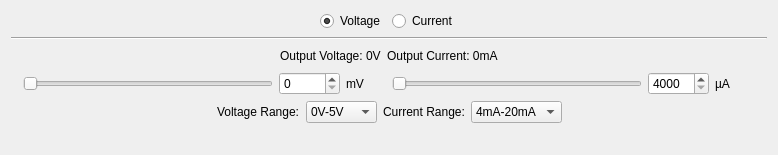
<?xml version="1.0" encoding="UTF-8"?>
<ui version="4.0">
 <class>IndustrialAnalogOut</class>
 <widget class="QWidget" name="IndustrialAnalogOut">
  <property name="geometry">
   <rect>
    <x>0</x>
    <y>0</y>
    <width>778</width>
    <height>155</height>
   </rect>
  </property>
  <property name="windowTitle">
   <string>Form</string>
  </property>
  <layout class="QVBoxLayout" name="verticalLayout">
   <item>
    <layout class="QHBoxLayout" name="horizontalLayout_2">
     <item>
      <spacer name="horizontalSpacer">
       <property name="orientation">
        <enum>Qt::Horizontal</enum>
       </property>
       <property name="sizeHint" stdset="0">
        <size>
         <width>40</width>
         <height>20</height>
        </size>
       </property>
      </spacer>
     </item>
     <item>
      <widget class="QRadioButton" name="radio_voltage">
       <property name="text">
        <string>Voltage</string>
       </property>
       <property name="checked">
        <bool>true</bool>
       </property>
      </widget>
     </item>
     <item>
      <widget class="QRadioButton" name="radio_current">
       <property name="text">
        <string>Current</string>
       </property>
      </widget>
     </item>
     <item>
      <spacer name="horizontalSpacer_2">
       <property name="orientation">
        <enum>Qt::Horizontal</enum>
       </property>
       <property name="sizeHint" stdset="0">
        <size>
         <width>40</width>
         <height>20</height>
        </size>
       </property>
      </spacer>
     </item>
    </layout>
   </item>
   <item>
    <widget class="Line" name="line">
     <property name="orientation">
      <enum>Qt::Horizontal</enum>
     </property>
    </widget>
   </item>
   <item>
    <layout class="QHBoxLayout" name="horizontalLayout_4">
     <item>
      <spacer name="horizontalSpacer_7">
       <property name="orientation">
        <enum>Qt::Horizontal</enum>
       </property>
       <property name="sizeHint" stdset="0">
        <size>
         <width>40</width>
         <height>20</height>
        </size>
       </property>
      </spacer>
     </item>
     <item>
      <widget class="QLabel" name="label_voltage">
       <property name="text">
        <string>Output Voltage: 0V</string>
       </property>
      </widget>
     </item>
     <item>
      <widget class="QLabel" name="label_current">
       <property name="text">
        <string>Output Current: 0mA</string>
       </property>
      </widget>
     </item>
     <item>
      <spacer name="horizontalSpacer_8">
       <property name="orientation">
        <enum>Qt::Horizontal</enum>
       </property>
       <property name="sizeHint" stdset="0">
        <size>
         <width>40</width>
         <height>20</height>
        </size>
       </property>
      </spacer>
     </item>
    </layout>
   </item>
   <item>
    <layout class="QHBoxLayout" name="horizontalLayout">
     <property name="spacing">
      <number>6</number>
     </property>
     <item>
      <spacer name="horizontalSpacer_5">
       <property name="orientation">
        <enum>Qt::Horizontal</enum>
       </property>
       <property name="sizeHint" stdset="0">
        <size>
         <width>40</width>
         <height>20</height>
        </size>
       </property>
      </spacer>
     </item>
     <item>
      <widget class="QSlider" name="slider_voltage">
       <property name="minimumSize">
        <size>
         <width>250</width>
         <height>0</height>
        </size>
       </property>
       <property name="maximum">
        <number>10000</number>
       </property>
       <property name="orientation">
        <enum>Qt::Horizontal</enum>
       </property>
      </widget>
     </item>
     <item>
      <widget class="QSpinBox" name="spin_voltage">
       <property name="maximum">
        <number>10000</number>
       </property>
      </widget>
     </item>
     <item>
      <widget class="QLabel" name="label_mv">
       <property name="minimumSize">
        <size>
         <width>40</width>
         <height>0</height>
        </size>
       </property>
       <property name="text">
        <string>mV</string>
       </property>
      </widget>
     </item>
     <item>
      <widget class="QSlider" name="slider_current">
       <property name="minimumSize">
        <size>
         <width>250</width>
         <height>0</height>
        </size>
       </property>
       <property name="minimum">
        <number>4000</number>
       </property>
       <property name="maximum">
        <number>20000</number>
       </property>
       <property name="orientation">
        <enum>Qt::Horizontal</enum>
       </property>
      </widget>
     </item>
     <item>
      <widget class="QSpinBox" name="spin_current">
       <property name="minimum">
        <number>4000</number>
       </property>
       <property name="maximum">
        <number>20000</number>
       </property>
      </widget>
     </item>
     <item>
      <widget class="QLabel" name="label_ua">
       <property name="minimumSize">
        <size>
         <width>40</width>
         <height>0</height>
        </size>
       </property>
       <property name="text">
        <string>µA</string>
       </property>
      </widget>
     </item>
     <item>
      <spacer name="horizontalSpacer_3">
       <property name="orientation">
        <enum>Qt::Horizontal</enum>
       </property>
       <property name="sizeHint" stdset="0">
        <size>
         <width>40</width>
         <height>20</height>
        </size>
       </property>
      </spacer>
     </item>
    </layout>
   </item>
   <item>
    <layout class="QHBoxLayout" name="horizontalLayout_5">
     <item>
      <spacer name="horizontalSpacer_9">
       <property name="orientation">
        <enum>Qt::Horizontal</enum>
       </property>
       <property name="sizeHint" stdset="0">
        <size>
         <width>40</width>
         <height>20</height>
        </size>
       </property>
      </spacer>
     </item>
     <item>
      <widget class="QLabel" name="label_voltage_range">
       <property name="text">
        <string>Voltage Range:</string>
       </property>
      </widget>
     </item>
     <item>
      <widget class="QComboBox" name="box_voltage_range">
       <item>
        <property name="text">
         <string>0V-5V</string>
        </property>
       </item>
       <item>
        <property name="text">
         <string>0V-10V</string>
        </property>
       </item>
      </widget>
     </item>
     <item>
      <widget class="QLabel" name="label_current_range">
       <property name="text">
        <string>Current Range:</string>
       </property>
      </widget>
     </item>
     <item>
      <widget class="QComboBox" name="box_current_range">
       <item>
        <property name="text">
         <string>4mA-20mA</string>
        </property>
       </item>
       <item>
        <property name="text">
         <string>0mA-20mA</string>
        </property>
       </item>
       <item>
        <property name="text">
         <string>0mA-24mA</string>
        </property>
       </item>
      </widget>
     </item>
     <item>
      <spacer name="horizontalSpacer_10">
       <property name="orientation">
        <enum>Qt::Horizontal</enum>
       </property>
       <property name="sizeHint" stdset="0">
        <size>
         <width>40</width>
         <height>20</height>
        </size>
       </property>
      </spacer>
     </item>
    </layout>
   </item>
   <item>
    <spacer name="verticalSpacer">
     <property name="orientation">
      <enum>Qt::Vertical</enum>
     </property>
     <property name="sizeHint" stdset="0">
      <size>
       <width>20</width>
       <height>40</height>
      </size>
     </property>
    </spacer>
   </item>
  </layout>
 </widget>
 <resources/>
 <connections/>
</ui>
